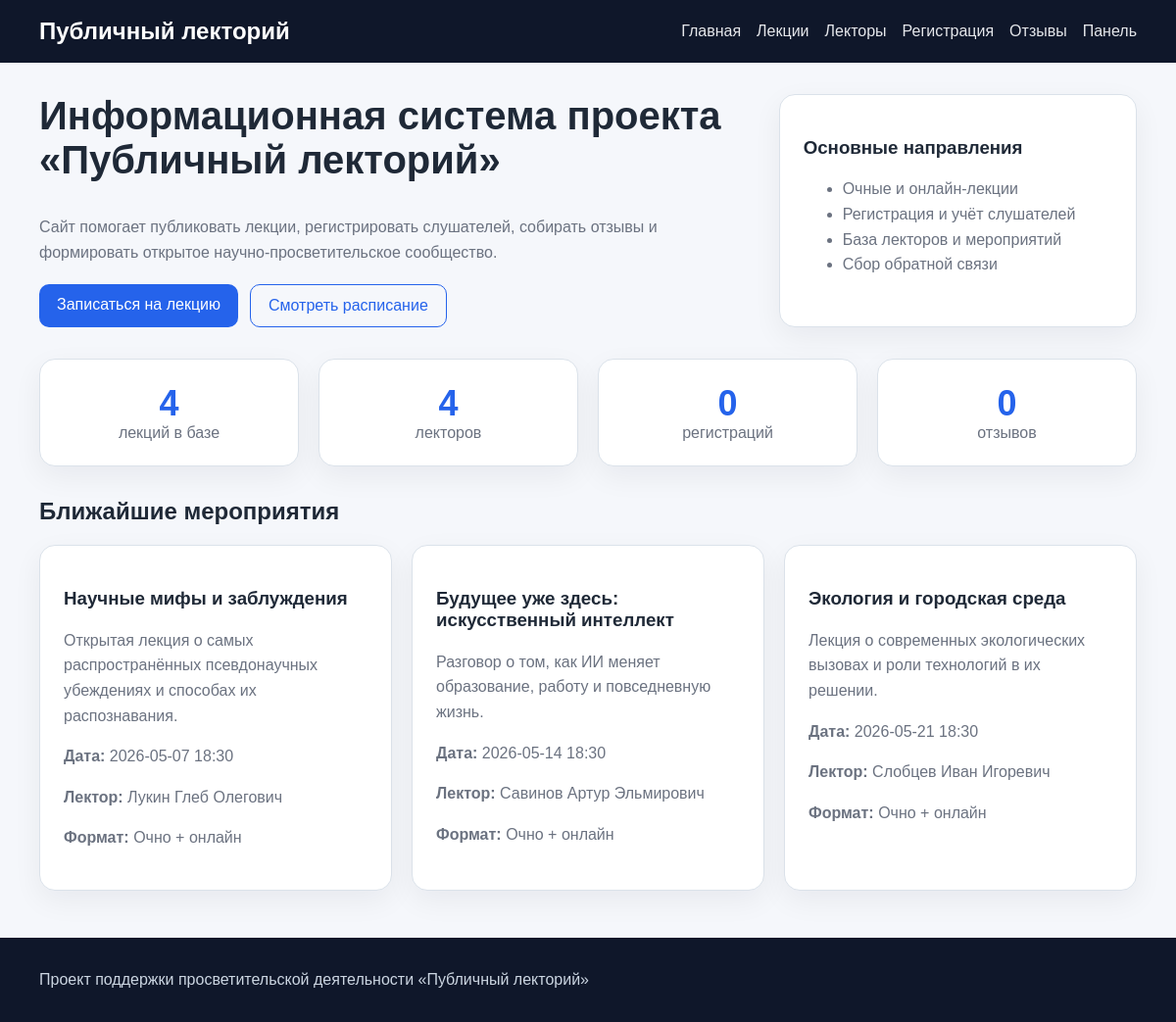
The page / on the database its author committed.
### tables this page shows
CREATE TABLE lectures (
        id INTEGER PRIMARY KEY AUTOINCREMENT,
        title TEXT NOT NULL,
        description TEXT NOT NULL,
        lecture_date TEXT NOT NULL,
        lecture_time TEXT NOT NULL,
        format TEXT NOT NULL,
        place TEXT NOT NULL,
        lecturer_id INTEGER NOT NULL,
        seats INTEGER NOT NULL DEFAULT 50,
        FOREIGN KEY (lecturer_id) REFERENCES lecturers (id)
    );

CREATE TABLE lecturers (
        id INTEGER PRIMARY KEY AUTOINCREMENT,
        full_name TEXT NOT NULL,
        specialization TEXT NOT NULL,
        topic TEXT NOT NULL,
        bio TEXT
    );

### app.py (the view)
@app.route('/')
def index():
    db = get_db()
    stats = {
        'lectures': db.execute('SELECT COUNT(*) AS cnt FROM lectures').fetchone()['cnt'],
        'lecturers': db.execute('SELECT COUNT(*) AS cnt FROM lecturers').fetchone()['cnt'],
        'registrations': db.execute('SELECT COUNT(*) AS cnt FROM registrations').fetchone()['cnt'],
        'feedback_count': db.execute('SELECT COUNT(*) AS cnt FROM feedback').fetchone()['cnt'],
    }
    upcoming = db.execute(
        '''SELECT lectures.*, lecturers.full_name
           FROM lectures
           JOIN lecturers ON lecturers.id = lectures.lecturer_id
           ORDER BY lecture_date, lecture_time
           LIMIT 3'''
    ).fetchall()
    return render_template('index.html', stats=stats, upcoming=upcoming)

### app.py (called while the page is built)
def get_db():
    if 'db' not in g:
        g.db = sqlite3.connect(DB_PATH)
        g.db.row_factory = sqlite3.Row
    return g.db

### templates/index.html (shortened to what this page needs)
{% extends 'base.html' %}
{% block content %}
<section class="hero">
    <div>
        <h1>Информационная система проекта «Публичный лекторий»</h1>
        <p>
            Сайт помогает публиковать лекции, регистрировать слушателей, собирать отзывы
            и формировать открытое научно-просветительское сообщество.
        </p>
        <div class="hero-actions">
            <a class="btn" href="{{ url_for('register') }}">Записаться на лекцию</a>
            <a class="btn btn-outline" href="{{ url_for('lectures') }}">Смотреть расписание</a>
        </div>
    </div>
    <div class="hero-card">
        <h3>Основные направления</h3>
        <ul>
            <li>Очные и онлайн-лекции</li>
            <li>Регистрация и учёт слушателей</li>
            <li>База лекторов и мероприятий</li>
            <li>Сбор обратной связи</li>
        </ul>
    </div>
</section>
<section class="stats-grid">
    <div class="card stat-card">
        <span class="stat-number">{{ stats.lectures }}</span>
        <span class="stat-label">лекций в базе</span>
    </div>
    <div class="card stat-card">
        <span class="stat-number">{{ stats.lecturers }}</span>
        <span class="stat-label">лекторов</span>
    </div>
    <div class="card stat-card">
        <span class="stat-number">{{ stats.registrations }}</span>
        <span class="stat-label">регистраций</span>
    </div>
    <div class="card stat-card">
        <span class="stat-number">{{ stats.feedback_count }}</span>
        <span class="stat-label">отзывов</span>
    </div>
</section>
<section>
    <h2>Ближайшие мероприятия</h2>
    <div class="grid-3">
        {% for lecture in upcoming %}
        <article class="card">
            <h3>{{ lecture.title }}</h3>
            <p>{{ lecture.description }}</p>
            <p><strong>Дата:</strong> {{ lecture.lecture_date }} {{ lecture.lecture_time }}</p>
            <p><strong>Лектор:</strong> {{ lecture.full_name }}</p>
            <p><strong>Формат:</strong> {{ lecture.format }}</p>
        </article>
        {% endfor %}
    </div>
</section>
{% endblock %}

### templates/base.html (shortened to what this page needs)
<!DOCTYPE html>
<html lang="ru">
<head>
    <link rel="stylesheet" href="{{ url_for('static', filename='css/style.css') }}">
</head>
<body>
    <header class="header">
        <div class="container nav-wrap">
            <a class="logo" href="{{ url_for('index') }}">Публичный лекторий</a>
            <nav class="nav">
                <a href="{{ url_for('index') }}">Главная</a>
                <a href="{{ url_for('lectures') }}">Лекции</a>
                <a href="{{ url_for('lecturers') }}">Лекторы</a>
                <a href="{{ url_for('register') }}">Регистрация</a>
                <a href="{{ url_for('submit_feedback') }}">Отзывы</a>
                <a href="{{ url_for('dashboard') }}">Панель</a>
            </nav>
        </div>
    </header>
    <main class="container main-content">
        {% block content %}{% endblock %}
    </main>
    <footer class="footer">
        <div class="container">
            <p>Проект поддержки просветительской деятельности «Публичный лекторий»</p>
        </div>
    </footer>
</body>
</html>

### static/css/style.css (style rules this page uses)
:root { --bg: #f5f7fb; --card: #ffffff; --text: #1f2937; --muted: #6b7280; --primary: #2563eb; --primary-dark: #1d4ed8; --border: #dbe2ea; --success: #dcfce7; --error: #fee2e2; }
* { box-sizing: border-box; }
body { margin: 0; font-family: Arial, sans-serif; background: var(--bg); color: var(--text); }
.container { width: min(1120px, calc(100% - 32px)); margin: 0 auto; }
.header { background: #0f172a; padding: 18px 0; }
.nav-wrap { display: flex; align-items: center; justify-content: space-between; gap: 20px; }
.logo { color: #fff; text-decoration: none; font-size: 24px; font-weight: 700; }
.nav { display: flex; flex-wrap: wrap; gap: 16px; }
.nav a { color: #e5e7eb; text-decoration: none; }
.main-content { padding: 32px 0 48px; }
.hero { display: grid; grid-template-columns: 2fr 1fr; gap: 24px; margin-bottom: 32px; }
.hero-card, .card, .form-card { background: var(--card); border-radius: 16px; padding: 24px; box-shadow: 0 10px 30px rgba(15, 23, 42, 0.06); border: 1px solid var(--border); }
.hero h1 { font-size: 40px; margin-top: 0; }
.hero p, .card p, li { color: var(--muted); line-height: 1.6; }
.hero-actions { display: flex; gap: 12px; margin-top: 20px; }
.btn { display: inline-block; background: var(--primary); color: white; text-decoration: none; border: none; padding: 12px 18px; border-radius: 10px; cursor: pointer; font-size: 16px; }
.btn-outline { background: transparent; color: var(--primary); border: 1px solid var(--primary); }
.stats-grid, .grid-2, .grid-3, .dashboard-grid { display: grid; gap: 20px; }
.stats-grid { grid-template-columns: repeat(4, 1fr); margin-bottom: 32px; }
.grid-3 { grid-template-columns: repeat(3, 1fr); }
.stat-card { text-align: center; }
.stat-number { display: block; font-size: 36px; font-weight: 700; color: var(--primary); }
.stat-label { color: var(--muted); }
.footer { background: #0f172a; color: #cbd5e1; padding: 18px 0; }

### rows shown on the page
lectures: title "Научные мифы и заблуждения", description "Открытая лекция о самых распространённых псевдонаучных убеждениях и способах их распознавания.", lecture_date "2026-05-07", lecture_time "18:30", full_name "Лукин Глеб Олегович", format "Очно + онлайн"
lectures: title "Будущее уже здесь: искусственный интеллект", description "Разговор о том, как ИИ меняет образование, работу и повседневную жизнь.", lecture_date "2026-05-14", lecture_time "18:30", full_name "Савинов Артур Эльмирович", format "Очно + онлайн"
lectures: title "Экология и городская среда", description "Лекция о современных экологических вызовах и роли технологий в их решении.", lecture_date "2026-05-21", lecture_time "18:30", full_name "Слобцев Иван Игоревич", format "Очно + онлайн"

### other values the page prints
{{ stats.lectures }} "4"
{{ stats.lecturers }} "4"
{{ stats.registrations }} "0"
{{ stats.feedback_count }} "0"
